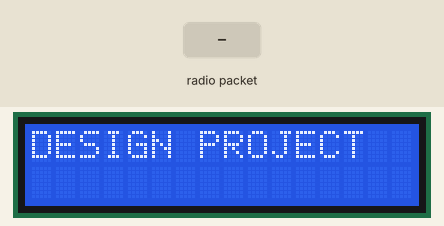
Recording of a sketch running on a simulated Arduino Uno, built with avr-gcc and run on an emulated ATmega328P. On the bench: 16×2 character LCD. The inputs (shaded band) are chosen by the test bench. No radio packets arrive unless stated; what the sketch prints to the serial monitor is not drawn.

Above: at 1.2 s.
1.3 s: radio packet "1" arrives
At 2.3 s:
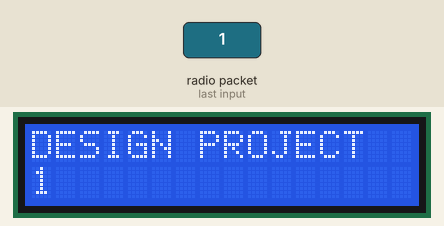
2.8 s: radio packet "0" arrives
At 3.4 s:
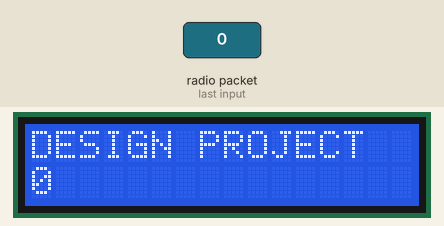
4.3 s: radio packet "2" arrives
At 4.6 s:
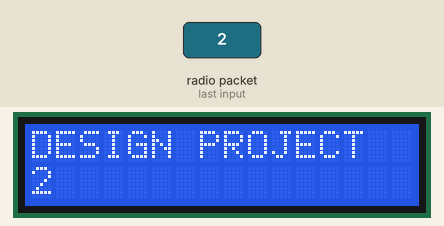
Timing chart, 0 to 7.3 s (numbered marks = the images above; inputs shaded):
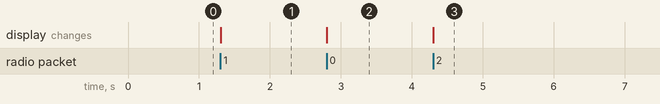

The sketch:

recv2final.ino
```cpp
#include <RH_ASK.h>
#include <SPI.h> // Not actualy used but needed to compile
#include <LiquidCrystal.h>
LiquidCrystal lcd(7, 6, 5, 4, 3, 2);

RH_ASK driver;
//RF uses pin 11
char data1 = '0';
char data2 = '0';
char data3 = '0';
char data4 = '0';
void setup()
{
    Serial.begin(9600); // Debugging only
    if (!driver.init())
         Serial.println("init failed");
    digitalWrite(2, LOW);
    digitalWrite(3, LOW);
    digitalWrite(4, LOW);
    digitalWrite(5, LOW);
    lcd.begin(16, 2);
    lcd.print("DESIGN PROJECT");
}

void loop()
{
    uint8_t buf[17];
    uint8_t buflen = sizeof(buf);
    if (driver.recv(buf, &buflen)) // Non-blocking
    {
      int i;
      Serial.println((char*)buf);
      lcd.clear();
      lcd.print("DESIGN PROJECT");
      lcd.setCursor(0, 1);
      lcd.print((char*)buf);
      data1 = buf[0];
      data2 = buf[1];
      data3 = buf[2];
      data4 = buf[3];
      /*Serial.print(data1);
      Serial.print(" , ");
      Serial.print(data2);
      Serial.print(" , ");
      Serial.print(data3);
      Serial.print(" , ");
      Serial.print(data4);
      Serial.println(" ");*/
      if(data1 == '1')
        digitalWrite(8, HIGH);
      else
        digitalWrite(8, LOW);
      if(data2 == '1')
        digitalWrite(9, HIGH);
      else
        digitalWrite(9, LOW);
      if(data3 == '1')
        digitalWrite(12, HIGH);
      else
        digitalWrite(12, LOW);
      if(data4 == '1')
        digitalWrite(13, HIGH);
      else
        digitalWrite(13, LOW);

    }

}
```

Measured:
- after the input at 1.3 s, the display: changes at once (image 1)
- after the input at 2.8 s, the display: changes at once (image 2)
- after the input at 4.3 s, the display: changes at once (image 3)
